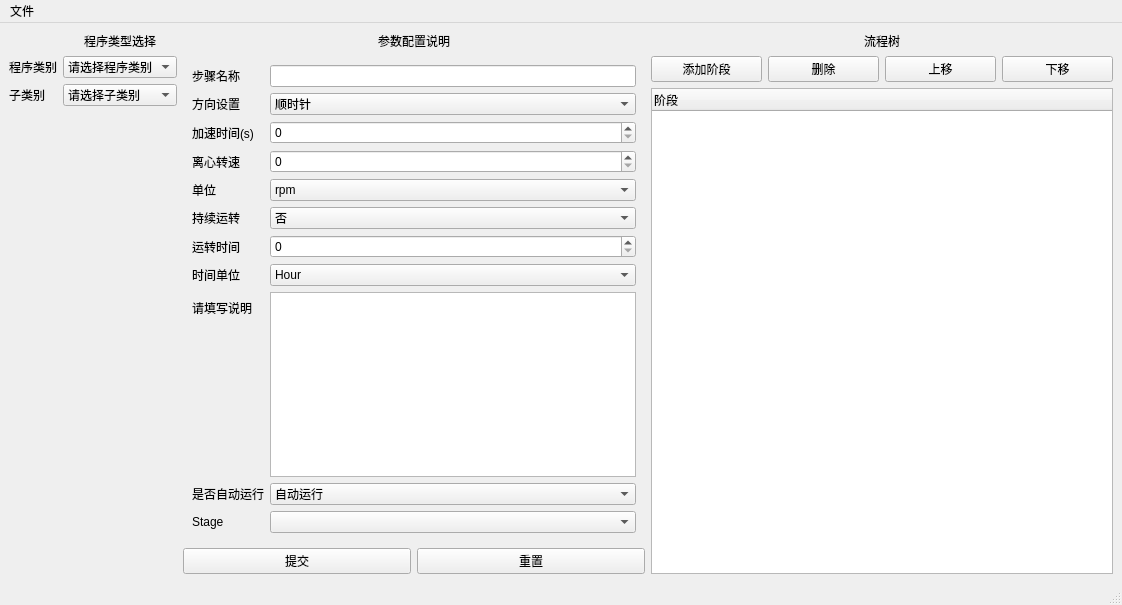
<?xml version="1.0" encoding="UTF-8"?>
<ui version="4.0">
 <class>MainWindow</class>
 <widget class="QMainWindow" name="MainWindow">
  <property name="geometry">
   <rect>
    <x>0</x>
    <y>0</y>
    <width>1122</width>
    <height>605</height>
   </rect>
  </property>
  <property name="windowTitle">
   <string>MainWindow</string>
  </property>
  <widget class="QWidget" name="centralwidget">
   <layout class="QHBoxLayout" name="horizontalLayout_13">
    <item>
     <layout class="QVBoxLayout" name="verticalLayout" stretch="0">
      <item>
       <layout class="QFormLayout" name="formLayout">
        <item row="1" column="0">
         <widget class="QLabel" name="label">
          <property name="text">
           <string>程序类别</string>
          </property>
         </widget>
        </item>
        <item row="1" column="1">
         <widget class="QComboBox" name="programCategory">
          <item>
           <property name="text">
            <string>请选择程序类别</string>
           </property>
          </item>
          <item>
           <property name="text">
            <string>信息输入</string>
           </property>
          </item>
          <item>
           <property name="text">
            <string>信息提示</string>
           </property>
          </item>
          <item>
           <property name="text">
            <string>磁铁动作</string>
           </property>
          </item>
          <item>
           <property name="text">
            <string>液体转移</string>
           </property>
          </item>
          <item>
           <property name="text">
            <string>离心运转</string>
           </property>
          </item>
          <item>
           <property name="text">
            <string>循环步骤</string>
           </property>
          </item>
         </widget>
        </item>
        <item row="2" column="0">
         <widget class="QLabel" name="label_2">
          <property name="text">
           <string>子类别</string>
          </property>
         </widget>
        </item>
        <item row="2" column="1">
         <widget class="QComboBox" name="subCategory">
          <item>
           <property name="text">
            <string>请选择子类别</string>
           </property>
          </item>
         </widget>
        </item>
        <item row="0" column="1">
         <widget class="QLabel" name="label_3">
          <property name="text">
           <string>程序类型选择</string>
          </property>
          <property name="alignment">
           <set>Qt::AlignCenter</set>
          </property>
         </widget>
        </item>
       </layout>
      </item>
     </layout>
    </item>
    <item>
     <layout class="QVBoxLayout" name="verticalLayout_2">
      <item>
       <widget class="QLabel" name="label_4">
        <property name="text">
         <string>参数配置说明</string>
        </property>
        <property name="alignment">
         <set>Qt::AlignCenter</set>
        </property>
       </widget>
      </item>
      <item>
       <widget class="QStackedWidget" name="paramConfig">
        <property name="currentIndex">
         <number>8</number>
        </property>
        <widget class="QWidget" name="empty"/>
        <widget class="QWidget" name="operatorInfoPage">
         <layout class="QHBoxLayout" name="horizontalLayout_4">
          <item>
           <layout class="QFormLayout" name="formLayout_2">
            <item row="0" column="0">
             <widget class="QLabel" name="label_5">
              <property name="text">
               <string>步骤名称</string>
              </property>
             </widget>
            </item>
            <item row="0" column="1">
             <widget class="QLineEdit" name="operatorInfoStepNameLineEdit">
              <property name="text">
               <string/>
              </property>
             </widget>
            </item>
            <item row="1" column="0">
             <widget class="QLabel" name="label_6">
              <property name="text">
               <string>操作者姓名</string>
              </property>
             </widget>
            </item>
            <item row="1" column="1">
             <widget class="QLineEdit" name="operatorInfoOperatorNameLineEdit">
              <property name="text">
               <string/>
              </property>
             </widget>
            </item>
            <item row="2" column="0">
             <widget class="QLabel" name="label_10">
              <property name="text">
               <string>请填写说明</string>
              </property>
             </widget>
            </item>
            <item row="2" column="1">
             <widget class="QTextEdit" name="operatorInfoDescriptionTextEdit"/>
            </item>
            <item row="3" column="0">
             <widget class="QLabel" name="label_11">
              <property name="text">
               <string>Stage</string>
              </property>
             </widget>
            </item>
            <item row="3" column="1">
             <widget class="MultiSelectComboBox" name="operatorInfoStageComboBox"/>
            </item>
           </layout>
          </item>
         </layout>
        </widget>
        <widget class="QWidget" name="infoPromptPage">
         <layout class="QHBoxLayout" name="horizontalLayout_5">
          <item>
           <layout class="QFormLayout" name="formLayout_3">
            <item row="0" column="0">
             <widget class="QLabel" name="label_7">
              <property name="text">
               <string>步骤名称</string>
              </property>
             </widget>
            </item>
            <item row="1" column="0">
             <widget class="QLabel" name="label_8">
              <property name="text">
               <string>提示信息</string>
              </property>
             </widget>
            </item>
            <item row="0" column="1">
             <widget class="QLineEdit" name="infoPromptStepNameLineEdit"/>
            </item>
            <item row="1" column="1">
             <widget class="QLineEdit" name="infoPromptMessageLineEdit"/>
            </item>
           </layout>
          </item>
         </layout>
        </widget>
        <widget class="QWidget" name="pipelineInfoPage">
         <layout class="QHBoxLayout" name="horizontalLayout_6">
          <item>
           <layout class="QFormLayout" name="formLayout_4">
            <item row="0" column="0">
             <widget class="QLabel" name="label_12">
              <property name="text">
               <string>步骤名称</string>
              </property>
             </widget>
            </item>
            <item row="0" column="1">
             <widget class="QLineEdit" name="pipelineInfoStepNameLineEdit"/>
            </item>
            <item row="1" column="0">
             <widget class="QLabel" name="label_13">
              <property name="text">
               <string>请填写说明</string>
              </property>
             </widget>
            </item>
            <item row="1" column="1">
             <widget class="QTextEdit" name="pipelineInfoDescriptionTextEdit"/>
            </item>
            <item row="2" column="0">
             <widget class="QLabel" name="label_14">
              <property name="text">
               <string>Stage</string>
              </property>
             </widget>
            </item>
            <item row="2" column="1">
             <widget class="MultiSelectComboBox" name="pipelineInfoStageComboBox"/>
            </item>
           </layout>
          </item>
         </layout>
        </widget>
        <widget class="QWidget" name="magnetActionPage">
         <layout class="QHBoxLayout" name="horizontalLayout_7">
          <item>
           <layout class="QFormLayout" name="formLayout_5">
            <item row="0" column="0">
             <widget class="QLabel" name="label_15">
              <property name="text">
               <string>步骤名称</string>
              </property>
             </widget>
            </item>
            <item row="0" column="1">
             <widget class="QLineEdit" name="magnetActionStepNameLineEdit"/>
            </item>
            <item row="1" column="0">
             <widget class="QLabel" name="label_16">
              <property name="text">
               <string>磁铁动作</string>
              </property>
             </widget>
            </item>
            <item row="1" column="1">
             <widget class="QComboBox" name="magnetActionComboBox">
              <item>
               <property name="text">
                <string>移入</string>
               </property>
              </item>
              <item>
               <property name="text">
                <string>移出</string>
               </property>
              </item>
             </widget>
            </item>
            <item row="2" column="0">
             <widget class="QLabel" name="label_17">
              <property name="text">
               <string>请填写说明</string>
              </property>
             </widget>
            </item>
            <item row="2" column="1">
             <widget class="QTextEdit" name="magnetActionDescriptionTextEdit"/>
            </item>
            <item row="3" column="0">
             <widget class="QLabel" name="label_18">
              <property name="text">
               <string>是否自动运行</string>
              </property>
             </widget>
            </item>
            <item row="3" column="1">
             <widget class="QComboBox" name="magnetActionAutomationComboBox">
              <item>
               <property name="text">
                <string>自动运行</string>
               </property>
              </item>
              <item>
               <property name="text">
                <string>手动运行</string>
               </property>
              </item>
             </widget>
            </item>
            <item row="4" column="0">
             <widget class="QLabel" name="label_19">
              <property name="text">
               <string>Stage</string>
              </property>
             </widget>
            </item>
            <item row="4" column="1">
             <widget class="MultiSelectComboBox" name="magnetActionStageComboBox"/>
            </item>
           </layout>
          </item>
         </layout>
        </widget>
        <widget class="QWidget" name="byVolumePage">
         <layout class="QHBoxLayout" name="horizontalLayout_8">
          <item>
           <layout class="QFormLayout" name="formLayout_6">
            <item row="0" column="0">
             <widget class="QLabel" name="label_20">
              <property name="text">
               <string>步骤名称</string>
              </property>
             </widget>
            </item>
            <item row="1" column="0">
             <widget class="QLabel" name="label_21">
              <property name="text">
               <string>电磁阀</string>
              </property>
             </widget>
            </item>
            <item row="2" column="0">
             <widget class="QLabel" name="label_22">
              <property name="text">
               <string>容量(ml)</string>
              </property>
             </widget>
            </item>
            <item row="3" column="0">
             <widget class="QLabel" name="label_23">
              <property name="text">
               <string>方向设置</string>
              </property>
             </widget>
            </item>
            <item row="4" column="0">
             <widget class="QLabel" name="label_24">
              <property name="text">
               <string>转速(ml/min)</string>
              </property>
             </widget>
            </item>
            <item row="5" column="0">
             <widget class="QLabel" name="label_25">
              <property name="text">
               <string>请填写说明</string>
              </property>
             </widget>
            </item>
            <item row="6" column="0">
             <widget class="QLabel" name="label_26">
              <property name="text">
               <string>是否自动运行</string>
              </property>
             </widget>
            </item>
            <item row="7" column="0">
             <widget class="QLabel" name="label_27">
              <property name="text">
               <string>Stage</string>
              </property>
             </widget>
            </item>
            <item row="0" column="1">
             <widget class="QLineEdit" name="byVolumeStepNameLineEdit"/>
            </item>
            <item row="1" column="1">
             <widget class="MultiSelectComboBox" name="byVolumeSolenoidValveComboBox"/>
            </item>
            <item row="2" column="1">
             <widget class="QSpinBox" name="byVolumeVolumeSpinBox"/>
            </item>
            <item row="3" column="1">
             <widget class="QComboBox" name="byVolumeDirectionSettingComboBox">
              <item>
               <property name="text">
                <string>顺时针</string>
               </property>
              </item>
              <item>
               <property name="text">
                <string>逆时针</string>
               </property>
              </item>
             </widget>
            </item>
            <item row="4" column="1">
             <widget class="QSpinBox" name="byVolumeRotationalSpeedSpinBox"/>
            </item>
            <item row="5" column="1">
             <widget class="QTextEdit" name="byVolumeDescriptionTextEdit"/>
            </item>
            <item row="6" column="1">
             <widget class="QComboBox" name="byVolumeAutomationComboBox">
              <item>
               <property name="text">
                <string>自动运行</string>
               </property>
              </item>
              <item>
               <property name="text">
                <string>手动运行</string>
               </property>
              </item>
             </widget>
            </item>
            <item row="7" column="1">
             <widget class="MultiSelectComboBox" name="byVolumeStageComboBox"/>
            </item>
           </layout>
          </item>
         </layout>
        </widget>
        <widget class="QWidget" name="byBubbleSensorPage">
         <layout class="QHBoxLayout" name="horizontalLayout_9">
          <item>
           <layout class="QFormLayout" name="formLayout_7">
            <item row="0" column="0">
             <widget class="QLabel" name="label_28">
              <property name="text">
               <string>步骤名称</string>
              </property>
             </widget>
            </item>
            <item row="1" column="0">
             <widget class="QLabel" name="label_29">
              <property name="text">
               <string>电磁阀</string>
              </property>
             </widget>
            </item>
            <item row="2" column="0">
             <widget class="QLabel" name="label_30">
              <property name="text">
               <string>气泡感受器</string>
              </property>
             </widget>
            </item>
            <item row="3" column="0">
             <widget class="QLabel" name="label_31">
              <property name="text">
               <string>方向设置</string>
              </property>
             </widget>
            </item>
            <item row="4" column="0">
             <widget class="QLabel" name="label_32">
              <property name="text">
               <string>转速(ml/min)</string>
              </property>
             </widget>
            </item>
            <item row="5" column="0">
             <widget class="QLabel" name="label_33">
              <property name="text">
               <string>请填写说明</string>
              </property>
             </widget>
            </item>
            <item row="6" column="0">
             <widget class="QLabel" name="label_34">
              <property name="text">
               <string>是否自动运行</string>
              </property>
             </widget>
            </item>
            <item row="7" column="0">
             <widget class="QLabel" name="label_35">
              <property name="text">
               <string>Stage</string>
              </property>
             </widget>
            </item>
            <item row="0" column="1">
             <widget class="QLineEdit" name="byBubbleSensorStepNameLineEdit"/>
            </item>
            <item row="1" column="1">
             <widget class="MultiSelectComboBox" name="byBubbleSensorSolenoidValveComboBox"/>
            </item>
            <item row="2" column="1">
             <widget class="QComboBox" name="byBubbleSensorComboBox">
              <item>
               <property name="text">
                <string>BS1</string>
               </property>
              </item>
              <item>
               <property name="text">
                <string>BS2</string>
               </property>
              </item>
              <item>
               <property name="text">
                <string>BS3</string>
               </property>
              </item>
              <item>
               <property name="text">
                <string>BS4</string>
               </property>
              </item>
              <item>
               <property name="text">
                <string>BS5</string>
               </property>
              </item>
             </widget>
            </item>
            <item row="3" column="1">
             <widget class="QComboBox" name="byBubbleSensorDirectionSettingComboBox">
              <item>
               <property name="text">
                <string>顺时针</string>
               </property>
              </item>
              <item>
               <property name="text">
                <string>逆时针</string>
               </property>
              </item>
             </widget>
            </item>
            <item row="4" column="1">
             <widget class="QSpinBox" name="byBubbleSensorRotationalSpeedSpinBox"/>
            </item>
            <item row="5" column="1">
             <widget class="QTextEdit" name="byBubbleSensorDescriptionTextEdit"/>
            </item>
            <item row="6" column="1">
             <widget class="QComboBox" name="byBubbleSensorAutomationComboBox">
              <item>
               <property name="text">
                <string>自动运行</string>
               </property>
              </item>
              <item>
               <property name="text">
                <string>手动运行</string>
               </property>
              </item>
             </widget>
            </item>
            <item row="7" column="1">
             <widget class="MultiSelectComboBox" name="byBubbleSensorStageComboBox"/>
            </item>
           </layout>
          </item>
         </layout>
        </widget>
        <widget class="QWidget" name="byPressurePage">
         <layout class="QHBoxLayout" name="horizontalLayout_10">
          <item>
           <layout class="QFormLayout" name="formLayout_8">
            <item row="0" column="0">
             <widget class="QLabel" name="label_36">
              <property name="text">
               <string>步骤名称</string>
              </property>
             </widget>
            </item>
            <item row="1" column="0">
             <widget class="QLabel" name="label_37">
              <property name="text">
               <string>电磁阀</string>
              </property>
             </widget>
            </item>
            <item row="2" column="0">
             <widget class="QLabel" name="label_38">
              <property name="text">
               <string>压力</string>
              </property>
             </widget>
            </item>
            <item row="4" column="0">
             <widget class="QLabel" name="label_39">
              <property name="text">
               <string>方向设置</string>
              </property>
             </widget>
            </item>
            <item row="5" column="0">
             <widget class="QLabel" name="label_40">
              <property name="text">
               <string>转速(ml/min)</string>
              </property>
             </widget>
            </item>
            <item row="6" column="0">
             <widget class="QLabel" name="label_41">
              <property name="text">
               <string>请填写说明</string>
              </property>
             </widget>
            </item>
            <item row="7" column="0">
             <widget class="QLabel" name="label_42">
              <property name="text">
               <string>是否自动运行</string>
              </property>
             </widget>
            </item>
            <item row="8" column="0">
             <widget class="QLabel" name="label_43">
              <property name="text">
               <string>Stage</string>
              </property>
             </widget>
            </item>
            <item row="0" column="1">
             <widget class="QLineEdit" name="byPressureStepNameLineEdit"/>
            </item>
            <item row="1" column="1">
             <widget class="MultiSelectComboBox" name="byPressureSolenoidValveComboBox"/>
            </item>
            <item row="2" column="1">
             <widget class="QComboBox" name="byPressureComboBox">
              <item>
               <property name="text">
                <string>PS1</string>
               </property>
              </item>
              <item>
               <property name="text">
                <string>PS2</string>
               </property>
              </item>
              <item>
               <property name="text">
                <string>PS3</string>
               </property>
              </item>
             </widget>
            </item>
            <item row="4" column="1">
             <widget class="QComboBox" name="byPressureDirectionSettingComboBox">
              <item>
               <property name="text">
                <string>顺时针</string>
               </property>
              </item>
              <item>
               <property name="text">
                <string>逆时针</string>
               </property>
              </item>
             </widget>
            </item>
            <item row="5" column="1">
             <widget class="QSpinBox" name="byPressureRotationalSpeedSpinBox"/>
            </item>
            <item row="6" column="1">
             <widget class="QTextEdit" name="byPressureDescriptionTextEdit"/>
            </item>
            <item row="7" column="1">
             <widget class="QComboBox" name="byPressureAutomationComboBox">
              <item>
               <property name="text">
                <string>自动运行</string>
               </property>
              </item>
              <item>
               <property name="text">
                <string>手动运行</string>
               </property>
              </item>
             </widget>
            </item>
            <item row="8" column="1">
             <widget class="MultiSelectComboBox" name="byPressureStageComboBox"/>
            </item>
            <item row="3" column="0">
             <widget class="QLabel" name="label_44">
              <property name="text">
               <string>压力值(mbar)</string>
              </property>
             </widget>
            </item>
            <item row="3" column="1">
             <widget class="QLineEdit" name="byPressureNumberLineEdit"/>
            </item>
           </layout>
          </item>
         </layout>
        </widget>
        <widget class="QWidget" name="centrifugalSinglePage">
         <layout class="QHBoxLayout" name="horizontalLayout_3">
          <item>
           <layout class="QFormLayout" name="formLayout_10">
            <item row="0" column="0">
             <widget class="QLabel" name="label_45">
              <property name="text">
               <string>步骤名称</string>
              </property>
             </widget>
            </item>
            <item row="1" column="0">
             <widget class="QLabel" name="label_46">
              <property name="text">
               <string>方向设置</string>
              </property>
             </widget>
            </item>
            <item row="2" column="0">
             <widget class="QLabel" name="label_47">
              <property name="text">
               <string>加速时间(s)</string>
              </property>
             </widget>
            </item>
            <item row="3" column="0">
             <widget class="QLabel" name="label_48">
              <property name="text">
               <string>离心转速</string>
              </property>
             </widget>
            </item>
            <item row="4" column="0">
             <widget class="QLabel" name="label_49">
              <property name="text">
               <string>单位</string>
              </property>
             </widget>
            </item>
            <item row="5" column="0">
             <widget class="QLabel" name="label_50">
              <property name="text">
               <string>持续运转</string>
              </property>
             </widget>
            </item>
            <item row="6" column="0">
             <widget class="QLabel" name="label_51">
              <property name="text">
               <string>运转时间</string>
              </property>
             </widget>
            </item>
            <item row="7" column="0">
             <widget class="QLabel" name="label_52">
              <property name="text">
               <string>时间单位</string>
              </property>
             </widget>
            </item>
            <item row="8" column="0">
             <widget class="QLabel" name="label_53">
              <property name="text">
               <string>请填写说明</string>
              </property>
             </widget>
            </item>
            <item row="9" column="0">
             <widget class="QLabel" name="label_54">
              <property name="text">
               <string>是否自动运行</string>
              </property>
             </widget>
            </item>
            <item row="10" column="0">
             <widget class="QLabel" name="label_55">
              <property name="text">
               <string>Stage</string>
              </property>
             </widget>
            </item>
            <item row="0" column="1">
             <widget class="QLineEdit" name="centrifugalSingleStepNameLineEdit"/>
            </item>
            <item row="1" column="1">
             <widget class="QComboBox" name="centrifugalSingleDirectionSettingComboBox">
              <item>
               <property name="text">
                <string>顺时针</string>
               </property>
              </item>
              <item>
               <property name="text">
                <string>逆时针</string>
               </property>
              </item>
             </widget>
            </item>
            <item row="2" column="1">
             <widget class="QSpinBox" name="centrifugalSingleAccelerationTimeSpinBox"/>
            </item>
            <item row="3" column="1">
             <widget class="QSpinBox" name="centrifugalSingleCentrifugalSpeedSpinBox"/>
            </item>
            <item row="4" column="1">
             <widget class="QComboBox" name="centrifugalSingleUnitComboBox">
              <item>
               <property name="text">
                <string>rpm</string>
               </property>
              </item>
              <item>
               <property name="text">
                <string>g</string>
               </property>
              </item>
             </widget>
            </item>
            <item row="5" column="1">
             <widget class="QComboBox" name="centrifugalSingleContinuousRunningComboBox">
              <item>
               <property name="text">
                <string>否</string>
               </property>
              </item>
              <item>
               <property name="text">
                <string>是</string>
               </property>
              </item>
             </widget>
            </item>
            <item row="6" column="1">
             <widget class="QSpinBox" name="centrifugalSingleRunningTimeSpinBox"/>
            </item>
            <item row="7" column="1">
             <widget class="QComboBox" name="centrifugalSingleTimeUnitComboBox">
              <item>
               <property name="text">
                <string>Hour</string>
               </property>
              </item>
              <item>
               <property name="text">
                <string>Min</string>
               </property>
              </item>
              <item>
               <property name="text">
                <string>Sec</string>
               </property>
              </item>
             </widget>
            </item>
            <item row="8" column="1">
             <widget class="QTextEdit" name="centrifugalSingleDescriptionTextEdit"/>
            </item>
            <item row="9" column="1">
             <widget class="QComboBox" name="centrifugalSingleAutomationComboBox">
              <item>
               <property name="text">
                <string>自动运行</string>
               </property>
              </item>
              <item>
               <property name="text">
                <string>手动运行</string>
               </property>
              </item>
             </widget>
            </item>
            <item row="10" column="1">
             <widget class="MultiSelectComboBox" name="centrifugalSingleStageComboBox"/>
            </item>
           </layout>
          </item>
         </layout>
        </widget>
        <widget class="QWidget" name="centrifugalCyclePage">
         <layout class="QHBoxLayout" name="horizontalLayout_11">
          <item>
           <layout class="QFormLayout" name="formLayout_11">
            <item row="0" column="0">
             <widget class="QLabel" name="label_56">
              <property name="text">
               <string>步骤名称</string>
              </property>
             </widget>
            </item>
            <item row="1" column="0">
             <widget class="QLabel" name="label_57">
              <property name="text">
               <string>方向设置</string>
              </property>
             </widget>
            </item>
            <item row="2" column="0">
             <widget class="QLabel" name="label_58">
              <property name="text">
               <string>加速时间(s)</string>
              </property>
             </widget>
            </item>
            <item row="3" column="0">
             <widget class="QLabel" name="label_59">
              <property name="text">
               <string>离心转速</string>
              </property>
             </widget>
            </item>
            <item row="4" column="0">
             <widget class="QLabel" name="label_60">
              <property name="text">
               <string>单位</string>
              </property>
             </widget>
            </item>
            <item row="5" column="0">
             <widget class="QLabel" name="label_61">
              <property name="text">
               <string>单次时间(s)</string>
              </property>
             </widget>
            </item>
            <item row="6" column="0">
             <widget class="QLabel" name="label_62">
              <property name="text">
               <string>间隔时间(s)</string>
              </property>
             </widget>
            </item>
            <item row="7" column="0">
             <widget class="QLabel" name="label_63">
              <property name="text">
               <string>总时间(s)</string>
              </property>
             </widget>
            </item>
            <item row="8" column="0">
             <widget class="QLabel" name="label_64">
              <property name="text">
               <string>请填写说明</string>
              </property>
             </widget>
            </item>
            <item row="9" column="0">
             <widget class="QLabel" name="label_65">
              <property name="text">
               <string>是否自动运行</string>
              </property>
             </widget>
            </item>
            <item row="10" column="0">
             <widget class="QLabel" name="label_66">
              <property name="text">
               <string>Stage</string>
              </property>
             </widget>
            </item>
            <item row="0" column="1">
             <widget class="QLineEdit" name="centrifugalCycleStepNameLineEdit"/>
            </item>
            <item row="1" column="1">
             <widget class="QComboBox" name="centrifugalCycleDirectionSettingComboBox">
              <item>
               <property name="text">
                <string>顺时针</string>
               </property>
              </item>
              <item>
               <property name="text">
                <string>逆时针</string>
               </property>
              </item>
             </widget>
            </item>
            <item row="2" column="1">
             <widget class="QSpinBox" name="centrifugalCycleAccelerationTimeSpinBox"/>
            </item>
            <item row="3" column="1">
             <widget class="QSpinBox" name="centrifugalCycleCentrifugalSpeedSpinBox"/>
            </item>
            <item row="4" column="1">
             <widget class="QComboBox" name="centrifugalCycleUnitComboBox">
              <item>
               <property name="text">
                <string>rpm</string>
               </property>
              </item>
              <item>
               <property name="text">
                <string>g</string>
               </property>
              </item>
             </widget>
            </item>
            <item row="6" column="1">
             <widget class="QSpinBox" name="centrifugalCycleInternalTimeSpinBox"/>
            </item>
            <item row="8" column="1">
             <widget class="QTextEdit" name="centrifugalCycleDescriptionTextEdit"/>
            </item>
            <item row="9" column="1">
             <widget class="QComboBox" name="centrifugalCycleAutomationComboBox">
              <item>
               <property name="text">
                <string>自动运行</string>
               </property>
              </item>
              <item>
               <property name="text">
                <string>手动运行</string>
               </property>
              </item>
             </widget>
            </item>
            <item row="10" column="1">
             <widget class="MultiSelectComboBox" name="centrifugalCycleStageComboBox"/>
            </item>
            <item row="5" column="1">
             <widget class="QSpinBox" name="centrifugalCycleSingleTimeSpinBox"/>
            </item>
            <item row="7" column="1">
             <widget class="QSpinBox" name="centrifugalCycleTotalTimeSpinBox"/>
            </item>
           </layout>
          </item>
         </layout>
        </widget>
        <widget class="QWidget" name="centrifugalStopPage">
         <layout class="QHBoxLayout" name="horizontalLayout_12">
          <item>
           <layout class="QFormLayout" name="formLayout_9">
            <item row="0" column="0">
             <widget class="QLabel" name="label_67">
              <property name="text">
               <string>步骤名称</string>
              </property>
             </widget>
            </item>
            <item row="1" column="0">
             <widget class="QLabel" name="label_78">
              <property name="text">
               <string>停止运转</string>
              </property>
             </widget>
            </item>
            <item row="2" column="0">
             <widget class="QLabel" name="label_75">
              <property name="text">
               <string>请填写说明</string>
              </property>
             </widget>
            </item>
            <item row="3" column="0">
             <widget class="QLabel" name="label_76">
              <property name="text">
               <string>是否自动运行</string>
              </property>
             </widget>
            </item>
            <item row="4" column="0">
             <widget class="QLabel" name="label_77">
              <property name="text">
               <string>Stage</string>
              </property>
             </widget>
            </item>
            <item row="0" column="1">
             <widget class="QLineEdit" name="centrifugalStopStepNameLineEdit"/>
            </item>
            <item row="2" column="1">
             <widget class="QTextEdit" name="centrifugalStopDescriptionTextEdit"/>
            </item>
            <item row="3" column="1">
             <widget class="QComboBox" name="centrifugalStopAutomationComboBox">
              <item>
               <property name="text">
                <string>自动运行</string>
               </property>
              </item>
              <item>
               <property name="text">
                <string>手动运行</string>
               </property>
              </item>
             </widget>
            </item>
            <item row="4" column="1">
             <widget class="MultiSelectComboBox" name="centrifugalStopStageComboBox"/>
            </item>
            <item row="1" column="1">
             <widget class="QComboBox" name="centrifugalStopRunningComboBox">
              <item>
               <property name="text">
                <string>停止</string>
               </property>
              </item>
             </widget>
            </item>
           </layout>
          </item>
         </layout>
        </widget>
       </widget>
      </item>
      <item>
       <layout class="QHBoxLayout" name="horizontalLayout_2">
        <item>
         <widget class="QPushButton" name="submitButton">
          <property name="text">
           <string>提交</string>
          </property>
         </widget>
        </item>
        <item>
         <widget class="QPushButton" name="resetButton">
          <property name="text">
           <string>重置</string>
          </property>
         </widget>
        </item>
       </layout>
      </item>
     </layout>
    </item>
    <item>
     <layout class="QVBoxLayout" name="verticalLayout_3">
      <item>
       <widget class="QLabel" name="label_9">
        <property name="text">
         <string>流程树</string>
        </property>
        <property name="alignment">
         <set>Qt::AlignCenter</set>
        </property>
       </widget>
      </item>
      <item>
       <layout class="QHBoxLayout" name="horizontalLayout">
        <item>
         <widget class="QPushButton" name="addStageButton">
          <property name="text">
           <string>添加阶段</string>
          </property>
         </widget>
        </item>
        <item>
         <widget class="QPushButton" name="deleteItemButton">
          <property name="text">
           <string>删除</string>
          </property>
         </widget>
        </item>
        <item>
         <widget class="QPushButton" name="upButton">
          <property name="text">
           <string>上移</string>
          </property>
         </widget>
        </item>
        <item>
         <widget class="QPushButton" name="downButton">
          <property name="text">
           <string>下移</string>
          </property>
         </widget>
        </item>
       </layout>
      </item>
      <item>
       <widget class="QTreeWidget" name="stageTree">
        <property name="dragEnabled">
         <bool>false</bool>
        </property>
        <property name="dragDropMode">
         <enum>QAbstractItemView::NoDragDrop</enum>
        </property>
        <column>
         <property name="text">
          <string>阶段</string>
         </property>
        </column>
       </widget>
      </item>
     </layout>
    </item>
   </layout>
  </widget>
  <widget class="QMenuBar" name="menubar">
   <property name="geometry">
    <rect>
     <x>0</x>
     <y>0</y>
     <width>1122</width>
     <height>23</height>
    </rect>
   </property>
   <widget class="QMenu" name="menuFile">
    <property name="title">
     <string>文件</string>
    </property>
    <addaction name="actionSave"/>
   </widget>
   <addaction name="menuFile"/>
  </widget>
  <widget class="QStatusBar" name="statusbar"/>
  <action name="actionSave">
   <property name="text">
    <string>保存</string>
   </property>
  </action>
 </widget>
 <customwidgets>
  <customwidget>
   <class>MultiSelectComboBox</class>
   <extends>QComboBox</extends>
   <header>multiselectcombobox.h</header>
  </customwidget>
 </customwidgets>
 <resources/>
 <connections/>
</ui>
